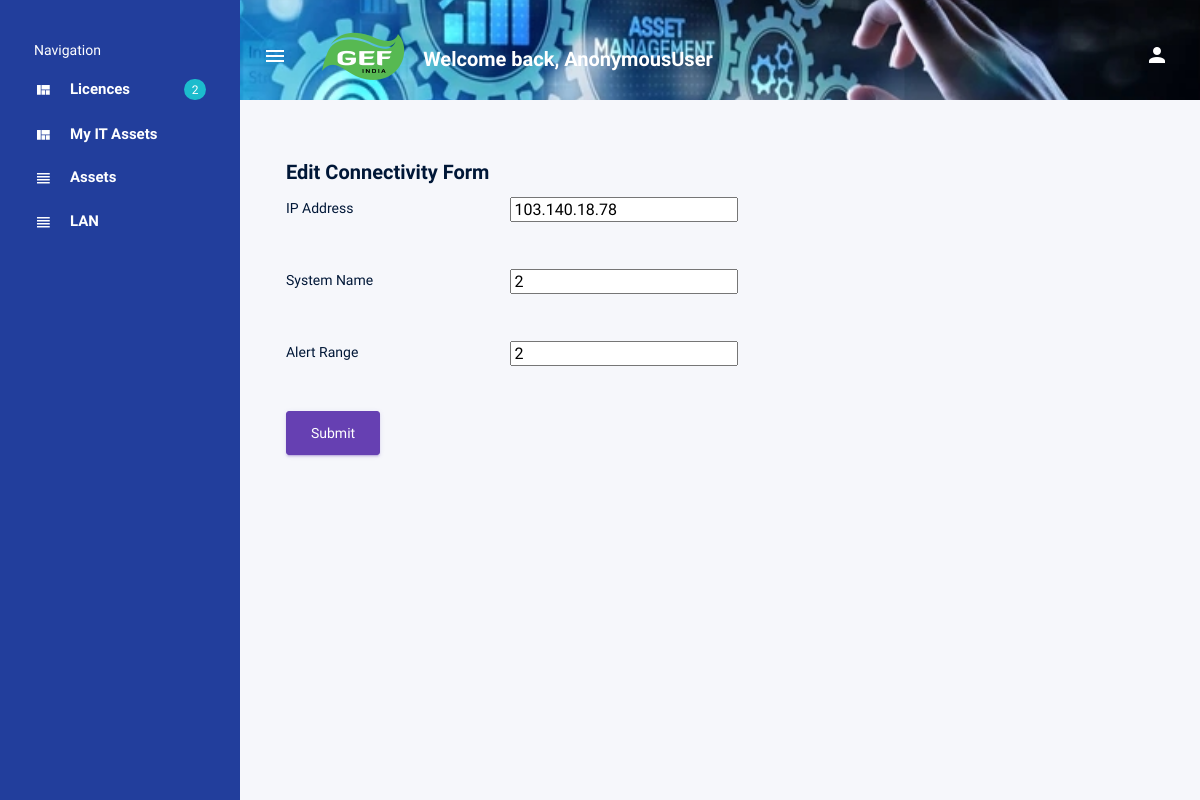
Page /update/3 on the committed database.
### assetapp/models.py (models this page shows, shortened)
class PingModel(models.Model):
    Ip_Address = models.CharField(max_length=100)
    Name = models.CharField(max_length=100)
    Status = models.CharField(max_length=100)
    Alert_Range = models.CharField(max_length=100)
    Last_Updated = models.CharField(max_length=100,default="")

### assetapp/views.py (the view)
# urls.py: path('update/<int:pk>', views.PingModelUpdate.as_view(), name='pingmodel-detail'),
class PingModelUpdate(UpdateView):
    model = PingModel
    fields = ['Ip_Address','Name','Status','Alert_Range']
    template_name_suffix = '_update_form'

### templates/assetapp/pingmodel_update_form.html (shortened to what this page needs)
{% extends 'base.html' %}
{% block content %}
<div class="main-panel">
        <div class="content-wrapper">
                  <h4 class="card-title">Edit Connectivity Form</h4>
                 <form class="forms-sample"  method="POST"> {% csrf_token %}
                    <div class="form-group row">
                      <label class="col-sm-3 col-form-label"> IP Address </label>
                      <div class="col-sm-9">
                        {{form.Ip_Address}}
                      </div>
                    </div>
                      <div class="form-group row">
                      <label class="col-sm-3 col-form-label"> System Name </label>
                      <div class="col-sm-9">
                        {{form.Name}}
                      </div>
                    </div>
                      <div class="form-group row">
                      <label class="col-sm-3 col-form-label"> Alert Range </label>
                      <div class="col-sm-9">
                        {{form.Alert_Range}}
                      </div>
                    </div>
                    <button type="submit" id="submit" class="btn btn-primary mr-2" >Submit</button>
                  </form>
                </div>
              </div>
{% endblock %}

### rows in the picture
PingModel: Ip_Address "103.140.18.78", Name "2", Alert_Range "2"

### other values in the picture
{{ user }} "AnonymousUser"
